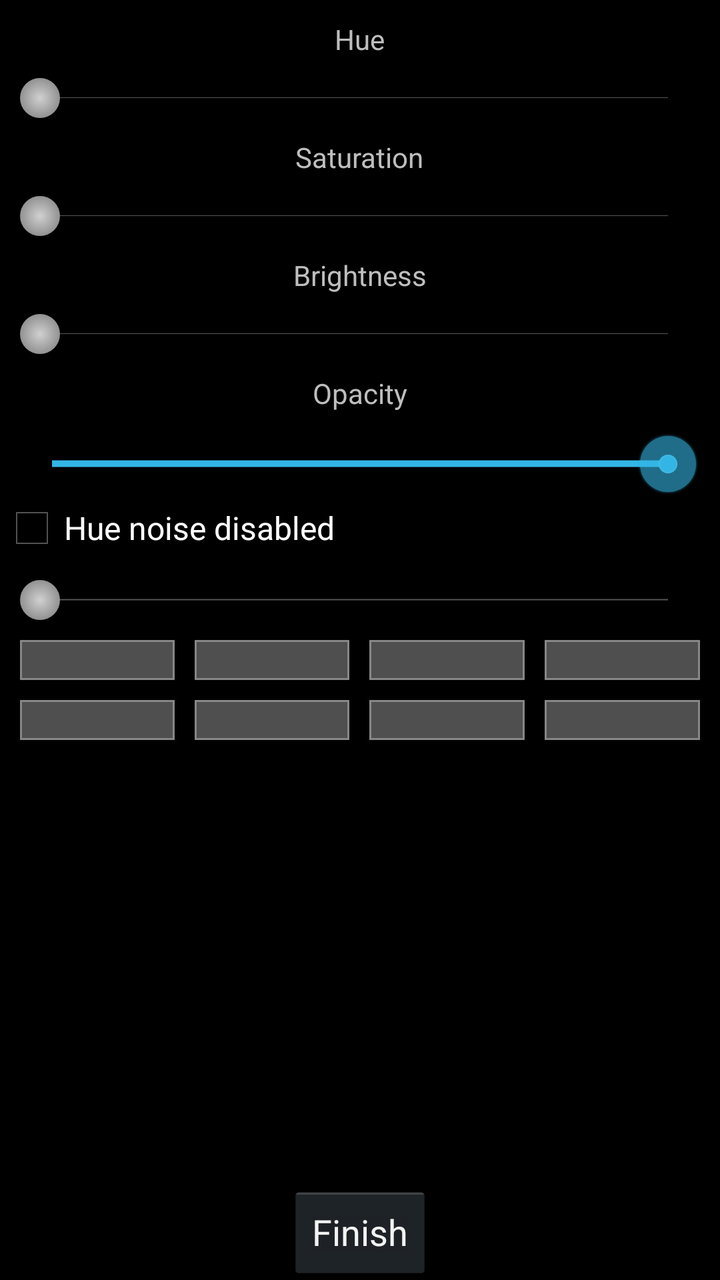
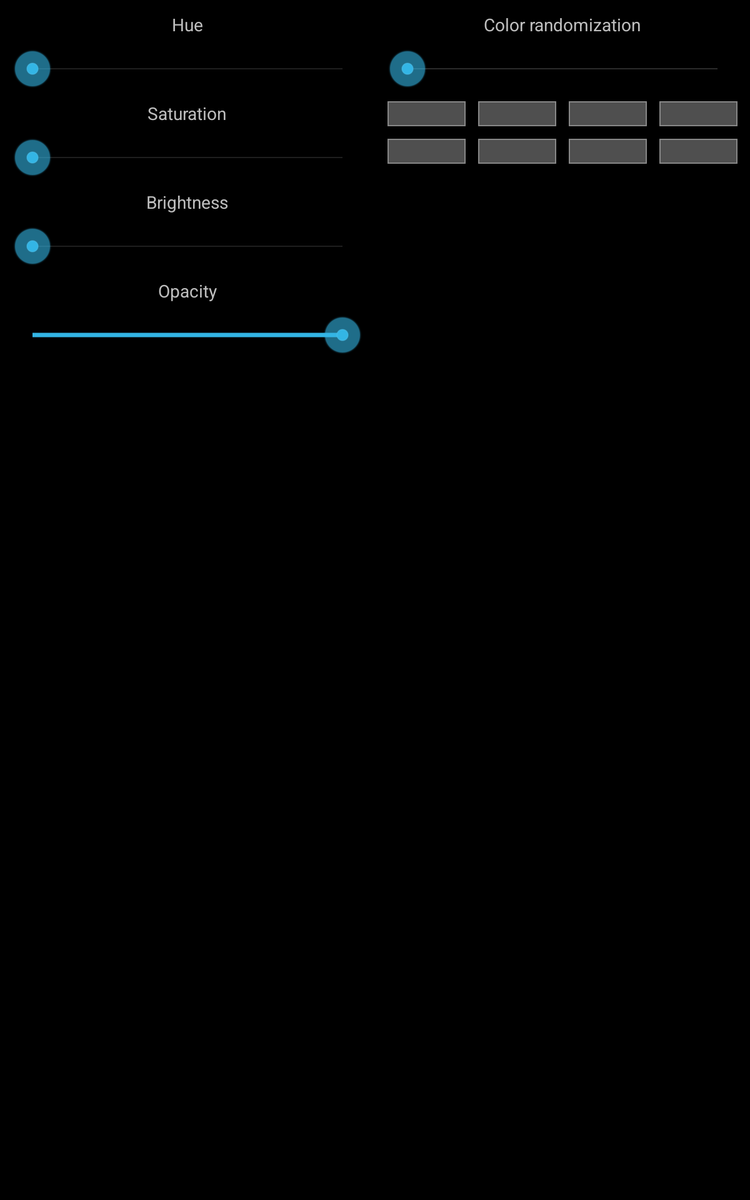

Compare how this app lays out the same screen by default and in its alternative resource folder. The renders come first, then the two layout files and the values they reference.
<!-- AndroidManifest.xml: application theme AppTheme -->
<!-- res/layout/colorlayout.xml -->
<?xml version="1.0" encoding="utf-8"?>
<RelativeLayout xmlns:android="http://schemas.android.com/apk/res/android"
    android:layout_width="match_parent"
    android:layout_height="match_parent">

    <Button
        android:id="@+id/finishButton"
        android:layout_width="wrap_content"
        android:layout_height="wrap_content"
        android:layout_alignParentBottom="true"
        android:layout_centerHorizontal="true"
        android:text="@string/finish" />

    <ScrollView
        android:layout_width="wrap_content"
        android:layout_height="wrap_content"
        android:layout_above="@id/finishButton"
        android:layout_alignParentTop="true">

        <RelativeLayout
            android:layout_width="match_parent"
            android:layout_height="match_parent">

            <TextView
                android:id="@+id/textHue"
                android:layout_width="wrap_content"
                android:layout_height="wrap_content"
                android:layout_alignParentTop="true"
                android:layout_centerHorizontal="true"
                android:layout_marginLeft="10dp"
                android:layout_marginRight="10dp"
                android:layout_marginTop="10dp"
                android:text="@string/hue"
                android:textAppearance="?android:attr/textAppearanceSmall" />

            <SeekBar
                android:id="@+id/seekHue"
                android:layout_width="match_parent"
                android:layout_height="wrap_content"
                android:layout_below="@id/textHue"
                android:layout_marginLeft="10dp"
                android:layout_marginRight="10dp"
                android:layout_marginTop="10dp"
                android:max="360"
                android:maxHeight="5dp"
                android:progress="0"
                android:thumb="@drawable/thumb" />

            <TextView
                android:id="@+id/textSaturation"
                android:layout_width="wrap_content"
                android:layout_height="wrap_content"
                android:layout_below="@id/seekHue"
                android:layout_centerHorizontal="true"
                android:layout_marginLeft="10dp"
                android:layout_marginRight="10dp"
                android:layout_marginTop="10dp"
                android:text="@string/saturation"
                android:textAppearance="?android:attr/textAppearanceSmall" />


            <SeekBar
                android:id="@+id/seekSaturation"
                android:layout_width="match_parent"
                android:layout_height="wrap_content"
                android:layout_below="@id/textSaturation"
                android:layout_marginLeft="10dp"
                android:layout_marginRight="10dp"
                android:layout_marginTop="10dp"
                android:max="100"
                android:maxHeight="5dp"
                android:progress="0"
                android:thumb="@drawable/thumb" />

            <TextView
                android:id="@+id/textBrighness"
                android:layout_width="wrap_content"
                android:layout_height="wrap_content"
                android:layout_below="@id/seekSaturation"
                android:layout_centerHorizontal="true"
                android:layout_marginLeft="10dp"
                android:layout_marginRight="10dp"
                android:layout_marginTop="10dp"
                android:text="@string/brightness"
                android:textAppearance="?android:attr/textAppearanceSmall" />

            <SeekBar
                android:id="@+id/seekBrightness"
                android:layout_width="match_parent"
                android:layout_height="wrap_content"
                android:layout_below="@id/textBrighness"
                android:layout_marginLeft="10dp"
                android:layout_marginRight="10dp"
                android:layout_marginTop="10dp"
                android:max="100"
                android:maxHeight="5dp"
                android:progress="0"
                android:thumb="@drawable/thumb" />

            <TextView
                android:id="@+id/textAlpha"
                android:layout_width="wrap_content"
                android:layout_height="wrap_content"
                android:layout_below="@id/seekBrightness"
                android:layout_centerHorizontal="true"
                android:layout_marginLeft="10dp"
                android:layout_marginRight="10dp"
                android:layout_marginTop="10dp"
                android:text="@string/alpha"
                android:textAppearance="?android:attr/textAppearanceSmall" />

            <SeekBar
                android:id="@+id/seekAlpha"
                android:layout_width="match_parent"
                android:layout_height="wrap_content"
                android:layout_below="@id/textAlpha"
                android:layout_marginLeft="10dp"
                android:layout_marginRight="10dp"
                android:layout_marginTop="10dp"

                android:max="255"

                android:progress="255" />

            <CheckBox
                android:id="@+id/i_hue_switch"
                android:layout_width="wrap_content"
                android:layout_height="wrap_content"
                android:layout_below="@+id/seekAlpha"
                android:text="@string/hue_switch_disabled" />

            <SeekBar
                android:id="@+id/i_hue_switch_ampl"
                android:layout_width="match_parent"
                android:layout_height="wrap_content"
                android:layout_below="@+id/i_hue_switch"
                android:layout_marginLeft="10dp"
                android:layout_marginRight="10dp"
                android:layout_marginTop="10dp"
                android:max="100"
                android:progress="0"
                android:thumb="@drawable/thumb" />

                <LinearLayout android:orientation="horizontal"
                    android:layout_width="match_parent"
                    android:layout_height="wrap_content"
                    android:layout_below="@+id/i_hue_switch_ampl"
                    android:layout_marginLeft="5dp"
                    android:layout_marginRight="5dp"
                    android:layout_marginTop="5dp"
                    android:id="@+id/color_row_a">

                    <Button android:layout_width="50dp"
                        android:layout_height="20dp"
                        android:background="@drawable/buttonshape"
                        android:layout_marginLeft="5dp"
                        android:layout_marginRight="5dp"
                        android:layout_marginTop="5dp"
                        android:layout_weight="1"
                        android:id="@+id/color_a"/>

                    <Button android:layout_width="50dp"
                        android:layout_height="20dp"
                        android:background="@drawable/buttonshape"
                        android:layout_marginLeft="5dp"
                        android:layout_marginRight="5dp"
                        android:layout_marginTop="5dp"
                        android:layout_weight="1"
                        android:id="@+id/color_b"/>

                    <Button android:layout_width="50dp"
                        android:layout_height="20dp"
                        android:background="@drawable/buttonshape"
                        android:layout_marginLeft="5dp"
                        android:layout_marginRight="5dp"
                        android:layout_marginTop="5dp"
                        android:layout_weight="1"
                        android:id="@+id/color_c"/>

                    <Button android:layout_width="50dp"
                        android:layout_height="20dp"
                        android:background="@drawable/buttonshape"
                        android:layout_marginLeft="5dp"
                        android:layout_marginRight="5dp"
                        android:layout_marginTop="5dp"
                        android:layout_weight="1"
                        android:id="@+id/color_d"/>
                </LinearLayout>

                <LinearLayout android:orientation="horizontal"
                    android:layout_width="match_parent"
                    android:layout_height="wrap_content"
                    android:layout_below="@+id/color_row_a"
                    android:layout_marginLeft="5dp"
                    android:layout_marginRight="5dp"
                    android:layout_marginTop="5dp"
                    android:id="@+id/color_row_b">

                    <Button android:layout_width="50dp"
                        android:layout_height="20dp"
                        android:background="@drawable/buttonshape"
                        android:layout_marginLeft="5dp"
                        android:layout_marginRight="5dp"
                        android:layout_marginTop="5dp"
                        android:layout_weight="1"
                        android:id="@+id/color_e"/>

                    <Button android:layout_width="50dp"
                        android:layout_height="20dp"
                        android:background="@drawable/buttonshape"
                        android:layout_marginLeft="5dp"
                        android:layout_marginRight="5dp"
                        android:layout_marginTop="5dp"
                        android:layout_weight="1"
                        android:id="@+id/color_f"/>

                    <Button android:layout_width="50dp"
                        android:layout_height="20dp"
                        android:background="@drawable/buttonshape"
                        android:layout_marginLeft="5dp"
                        android:layout_marginRight="5dp"
                        android:layout_marginTop="5dp"
                        android:layout_weight="1"
                        android:id="@+id/color_g"/>

                    <Button android:layout_width="50dp"
                        android:layout_height="20dp"
                        android:background="@drawable/buttonshape"
                        android:layout_marginLeft="5dp"
                        android:layout_marginRight="5dp"
                        android:layout_marginTop="5dp"
                        android:layout_weight="1"
                        android:id="@+id/color_h"/>
                </LinearLayout>



        </RelativeLayout>

    </ScrollView>

</RelativeLayout>
<!-- resources referenced by this layout -->
<resources>
  <!-- drawable buttonshape (drawable-hdpi) -->
  <?xml version="1.0" encoding="utf-8"?>
  <shape xmlns:android="http://schemas.android.com/apk/res/android" android:shape="rectangle" >
      <solid
          android:color="#4F4F4F"
          />
      <padding
          android:left="0dp"
          android:top="0dp"
          android:right="0dp"
          android:bottom="0dp"
          />
      <size
          android:width="50dp"
          android:height="20dp"
          />
      <stroke
          android:width="1dp"
          android:color="#878787"
          />
  </shape>
  <!-- drawable thumb (drawable-hdpi) -->
  <?xml version="1.0" encoding="utf-8"?>
  <shape xmlns:android="http://schemas.android.com/apk/res/android"
      android:shape="oval">
      <gradient
          android:startColor="#D0D0D0"
          android:endColor="#000000"
          android:type="radial"
          android:gradientRadius="100" />
      <size
          android:height="20dp"
          android:width="20dp" />
  </shape>
  <string name="alpha">Opacity</string>
  <string name="brightness">Brightness</string>
  <string name="finish">Finish</string>
  <string name="hue">Hue</string>
  <string name="hue_switch_disabled">Hue noise disabled</string>
  <string name="saturation">Saturation</string>
  <style name="AppTheme" parent="android:Theme.Holo">
  
      <item name="android:windowActionBarOverlay">true</item>
      <item name="android:actionBarStyle">@style/CustomActionBar</item>
      <item name="android:actionBarTabStyle">@style/CustomTabStyle</item>
    </style>
  <style name="CustomActionBar" parent="android:style/Widget.Holo.ActionBar">
      <item name="android:windowActionBarOverlay">true</item>
      <item name="android:displayOptions">useLogo|showHome</item>
      <item name="android:background">@color/bg</item>
    </style>
  <style name="CustomTabStyle" parent="android:style/Widget.Holo.ActionBar.TabView">
      <item name="android:background">@android:color/transparent</item>
    </style>
  <color name="bg">#55000000</color>
</resources>
<!-- res/layout-sw600dp/colorlayout.xml (the repository's variant of the layout above) -->
<!-- drawn on a 7-inch tablet held upright -->
<?xml version="1.0" encoding="utf-8"?>
<RelativeLayout xmlns:android="http://schemas.android.com/apk/res/android"
                android:id="@+id/settingContainer"
                android:layout_width="match_parent"
                android:layout_height="match_parent">
  <ImageButton
      android:id="@+id/backButton"
      android:background="#00000000"
      android:src="@drawable/ic_action_undo"
      android:layout_width="wrap_content"
      android:layout_height="wrap_content"
      android:layout_alignParentBottom="true"
      android:layout_centerHorizontal="true"/>
  <RelativeLayout
      android:layout_width="wrap_content"
      android:layout_height="wrap_content"
      android:layout_above="@id/backButton"
      android:layout_alignParentTop="true"
      android:layout_toRightOf="@+id/backButton" android:layout_toEndOf="@+id/backButton"
      android:layout_alignParentRight="true" android:layout_alignParentEnd="true">

    <TextView
        android:id="@+id/textColorRandomization"
        android:layout_width="wrap_content"
        android:layout_height="wrap_content"
        android:layout_alignParentTop="true"
        android:layout_centerHorizontal="true"
        android:layout_marginLeft="10dp"
        android:layout_marginRight="10dp"
        android:layout_marginTop="10dp"
        android:text="Color randomization"/>

    <SeekBar
        android:id="@+id/seekColorRandomization"
        android:layout_width="match_parent"
        android:layout_height="wrap_content"
        android:layout_below="@+id/textColorRandomization"
        android:layout_marginLeft="10dp"
        android:layout_marginRight="10dp"
        android:layout_marginTop="10dp"
        android:max="100"
        android:progress="0"/>

    <LinearLayout android:orientation="horizontal"
                  android:layout_width="match_parent"
                  android:layout_height="wrap_content"
                  android:layout_below="@+id/seekColorRandomization"
                  android:layout_marginLeft="5dp"
                  android:layout_marginRight="5dp"
                  android:layout_marginTop="5dp"
                  android:id="@+id/color_row_a">

      <Button android:layout_width="50dp"
              android:layout_height="20dp"
              android:background="@drawable/buttonshape"
              android:layout_marginLeft="5dp"
              android:layout_marginRight="5dp"
              android:layout_marginTop="5dp"
              android:layout_weight="1"
              android:id="@+id/color_a"/>

      <Button android:layout_width="50dp"
              android:layout_height="20dp"
              android:background="@drawable/buttonshape"
              android:layout_marginLeft="5dp"
              android:layout_marginRight="5dp"
              android:layout_marginTop="5dp"
              android:layout_weight="1"
              android:id="@+id/color_b"/>

      <Button android:layout_width="50dp"
              android:layout_height="20dp"
              android:background="@drawable/buttonshape"
              android:layout_marginLeft="5dp"
              android:layout_marginRight="5dp"
              android:layout_marginTop="5dp"
              android:layout_weight="1"
              android:id="@+id/color_c"/>

      <Button android:layout_width="50dp"
              android:layout_height="20dp"
              android:background="@drawable/buttonshape"
              android:layout_marginLeft="5dp"
              android:layout_marginRight="5dp"
              android:layout_marginTop="5dp"
              android:layout_weight="1"
              android:id="@+id/color_d"/>
    </LinearLayout>

    <LinearLayout android:orientation="horizontal"
                  android:layout_width="match_parent"
                  android:layout_height="wrap_content"
                  android:layout_below="@+id/color_row_a"
                  android:layout_marginLeft="5dp"
                  android:layout_marginRight="5dp"
                  android:layout_marginTop="5dp"
                  android:id="@+id/color_row_b">

      <Button android:layout_width="50dp"
              android:layout_height="20dp"
              android:background="@drawable/buttonshape"
              android:layout_marginLeft="5dp"
              android:layout_marginRight="5dp"
              android:layout_marginTop="5dp"
              android:layout_weight="1"
              android:id="@+id/color_e"/>

      <Button android:layout_width="50dp"
              android:layout_height="20dp"
              android:background="@drawable/buttonshape"
              android:layout_marginLeft="5dp"
              android:layout_marginRight="5dp"
              android:layout_marginTop="5dp"
              android:layout_weight="1"
              android:id="@+id/color_f"/>

      <Button android:layout_width="50dp"
              android:layout_height="20dp"
              android:background="@drawable/buttonshape"
              android:layout_marginLeft="5dp"
              android:layout_marginRight="5dp"
              android:layout_marginTop="5dp"
              android:layout_weight="1"
              android:id="@+id/color_g"/>

      <Button android:layout_width="50dp"
              android:layout_height="20dp"
              android:background="@drawable/buttonshape"
              android:layout_marginLeft="5dp"
              android:layout_marginRight="5dp"
              android:layout_marginTop="5dp"
              android:layout_weight="1"
              android:id="@+id/color_h"/>
    </LinearLayout>

  </RelativeLayout>
  <RelativeLayout
      android:layout_width="wrap_content"
      android:layout_height="wrap_content"
      android:layout_above="@id/backButton"
      android:layout_alignParentTop="true"
      android:layout_toLeftOf="@+id/backButton" android:layout_toStartOf="@+id/backButton">

    <TextView
        android:id="@+id/textHue"
        android:layout_width="wrap_content"
        android:layout_height="wrap_content"
        android:layout_alignParentTop="true"
        android:layout_centerHorizontal="true"
        android:layout_marginLeft="10dp"
        android:layout_marginRight="10dp"
        android:layout_marginTop="10dp"
        android:text="@string/hue"
        android:textAppearance="?android:attr/textAppearanceSmall"/>

    <SeekBar
        android:id="@+id/seekHue"
        android:layout_width="match_parent"
        android:layout_height="wrap_content"
        android:layout_below="@id/textHue"
        android:layout_marginLeft="10dp"
        android:layout_marginRight="10dp"
        android:layout_marginTop="10dp"
        android:max="360"
        android:maxHeight="5dp"
        android:progress="0"/>

    <TextView
        android:id="@+id/textSaturation"
        android:layout_width="wrap_content"
        android:layout_height="wrap_content"
        android:layout_below="@id/seekHue"
        android:layout_centerHorizontal="true"
        android:layout_marginLeft="10dp"
        android:layout_marginRight="10dp"
        android:layout_marginTop="10dp"
        android:text="@string/saturation"
        android:textAppearance="?android:attr/textAppearanceSmall"/>

    <SeekBar
        android:id="@+id/seekSaturation"
        android:layout_width="match_parent"
        android:layout_height="wrap_content"
        android:layout_below="@id/textSaturation"
        android:layout_marginLeft="10dp"
        android:layout_marginRight="10dp"
        android:layout_marginTop="10dp"
        android:max="100"
        android:maxHeight="5dp"
        android:progress="0"/>

    <TextView
        android:id="@+id/textValue"
        android:layout_width="wrap_content"
        android:layout_height="wrap_content"
        android:layout_below="@id/seekSaturation"
        android:layout_centerHorizontal="true"
        android:layout_marginLeft="10dp"
        android:layout_marginRight="10dp"
        android:layout_marginTop="10dp"
        android:text="@string/brightness"
        android:textAppearance="?android:attr/textAppearanceSmall"/>

    <SeekBar
        android:id="@+id/seekValue"
        android:layout_width="match_parent"
        android:layout_height="wrap_content"
        android:layout_below="@id/textValue"
        android:layout_marginLeft="10dp"
        android:layout_marginRight="10dp"
        android:layout_marginTop="10dp"
        android:max="100"
        android:maxHeight="5dp"
        android:progress="0"/>

    <TextView
        android:id="@+id/textAlpha"
        android:layout_width="wrap_content"
        android:layout_height="wrap_content"
        android:layout_below="@id/seekValue"
        android:layout_centerHorizontal="true"
        android:layout_marginLeft="10dp"
        android:layout_marginRight="10dp"
        android:layout_marginTop="10dp"
        android:text="@string/alpha"
        android:textAppearance="?android:attr/textAppearanceSmall"/>

    <SeekBar
        android:id="@+id/seekAlpha"
        android:layout_width="match_parent"
        android:layout_height="wrap_content"
        android:layout_below="@id/textAlpha"
        android:layout_marginLeft="10dp"
        android:layout_marginRight="10dp"
        android:layout_marginTop="10dp"

        android:max="255"

        android:progress="255"/>

  </RelativeLayout>

</RelativeLayout>
<!-- resources referenced by the variant -->
<!-- as a 7-inch tablet held upright resolves them -->
<resources>
  <!-- drawable buttonshape (drawable-hdpi) -->
  <?xml version="1.0" encoding="utf-8"?>
  <shape xmlns:android="http://schemas.android.com/apk/res/android" android:shape="rectangle" >
      <solid
          android:color="#4F4F4F"
          />
      <padding
          android:left="0dp"
          android:top="0dp"
          android:right="0dp"
          android:bottom="0dp"
          />
      <size
          android:width="50dp"
          android:height="20dp"
          />
      <stroke
          android:width="1dp"
          android:color="#878787"
          />
  </shape>
  <string name="alpha">Opacity</string>
  <string name="brightness">Brightness</string>
  <string name="hue">Hue</string>
  <string name="saturation">Saturation</string>
  <style name="AppTheme" parent="android:Theme.Holo">
  
      <item name="android:windowActionBarOverlay">true</item>
      <item name="android:actionBarStyle">@style/CustomActionBar</item>
      <item name="android:actionBarTabStyle">@style/CustomTabStyle</item>
    </style>
  <style name="CustomActionBar" parent="android:style/Widget.Holo.ActionBar">
      <item name="android:windowActionBarOverlay">true</item>
      <item name="android:displayOptions">useLogo|showHome</item>
      <item name="android:background">@color/bg</item>
    </style>
  <style name="CustomTabStyle" parent="android:style/Widget.Holo.ActionBar.TabView">
      <item name="android:background">@android:color/transparent</item>
    </style>
  <color name="bg">#55000000</color>
</resources>
